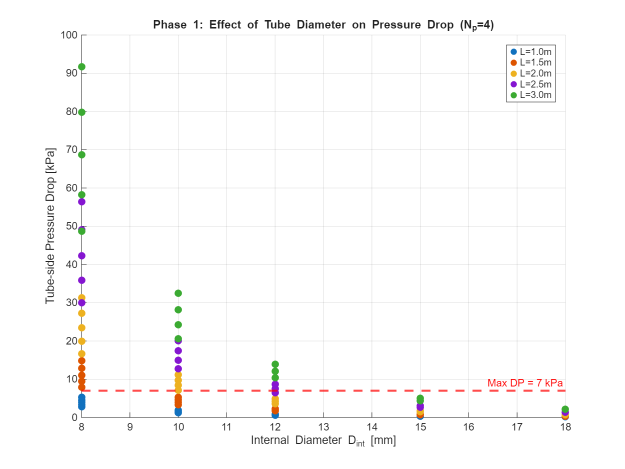
%> input picture OptimizationScripts/HEX-101/results/study_2026-04-12_15-25-30/phase1_DP_vs_Dint.png, 1250 x 938 px (shown at 1/2 size)
$ octave --eval "generate_report;"   (GNU Octave 9; MATLAB toolbox functions it lacks are replaced by stand-ins)
%> lines starting %> are read from the running program, lines starting %| are printed output that depends on the picture
function generate_report()
% GENERATE_REPORT  Creates a PDF summary of all heat exchanger designs
%
% Compiles the three designs (Original, V1 Min DP, V2 Compact) into a
% single PDF report with key graphs highlighting design trade-offs.

    %% Setup
    report_file = fullfile(pwd, 'HEX_Design_Summary_Report.pdf');

    % Delete existing report if present
    if exist(report_file, 'file')
        delete(report_file);
    end

    fprintf('Generating Heat Exchanger Design Report...\n');

    %% Page 1: Title and Design Comparison Table
    fig1 = figure('Position', [100, 100, 800, 1000], 'Color', 'w', 'Visible', 'off');

    % Title
    annotation('textbox', [0.1, 0.92, 0.8, 0.06], 'String', ...
        'AIR HEAT EXCHANGER - DESIGN OPTIMIZATION SUMMARY', ...
        'FontSize', 16, 'FontWeight', 'bold', 'HorizontalAlignment', 'center', ...
        'EdgeColor', 'none');

    annotation('textbox', [0.1, 0.88, 0.8, 0.04], 'String', ...
        sprintf('Generated: %s', datestr(now, 'dd-mmm-yyyy')), ...
        'FontSize', 10, 'HorizontalAlignment', 'center', 'EdgeColor', 'none');

    % Operating Conditions Box
    annotation('textbox', [0.05, 0.72, 0.9, 0.14], 'String', {...
        'FIXED OPERATING CONDITIONS:', ...
        '', ...
        '  Air mass flow rate:      0.0570722222 kg/s', ...
        '  Hot fluid mass flow:     0.25 kg/s (Helisol 5A)', ...
        '  Air inlet temperature:   25°C', ...
        '  Air outlet temperature:  280°C', ...
        '  Salt inlet temperature:  330°C', ...
        '  Heat duty:               14.76 kW'}, ...
        'FontSize', 9, 'FontName', 'Courier', 'BackgroundColor', [0.95 0.95 0.95], ...
        'EdgeColor', [0.5 0.5 0.5]);

    % Design Comparison Table
    annotation('textbox', [0.05, 0.66, 0.9, 0.04], 'String', ...
        'DESIGN COMPARISON', 'FontSize', 12, 'FontWeight', 'bold', ...
        'EdgeColor', 'none');

    % Create table data
    ax_table = axes('Position', [0.05, 0.35, 0.9, 0.30]);
    axis off;

    col_headers = {'Parameter', 'Original', 'V1 (Min DP)', 'V2 (Compact)', 'Units'};
    table_data = {
        'Shell Length',      '2000',   '3000',   '1750',   'mm';
        'Shell Diameter',    '238',    '189',    '211',    'mm';
        'L/D Ratio',         '8.4',    '15.9',   '8.3',    '-';
        'Shell Volume',      '~89',    '~84',    '61.4',   'L';
        'Tube-side DP',      '7.00',   '0.24',   '0.51',   'kPa';
        'Shell-side DP',     '0.068',  '0.049',  '0.054',  'Pa';
        'Number of Tubes',   '24',     '14',     '12',     '-';
        'Tube Passes',       '4',      '2',      '2',      '-';
        'Tube ID',           '10',     '18',     '15',     'mm';
        'Tube OD',           '14',     '20',     '18',     'mm';
        'Fin Height',        '8',      '5',      '10',     'mm';
        'Fin Pitch',         '3.0',    '2.0',    '2.0',    'mm';
        'Overall HTC',       '6.38',   '4.77',   '4.22',   'W/m²/K'
    };

    % Draw table
    n_rows = size(table_data, 1);
    n_cols = 5;
    row_height = 0.065;
    col_widths = [0.28, 0.16, 0.18, 0.18, 0.10];

    % Header row
    x_pos = 0.05;
    for c = 1:n_cols
        if c == 1
            ha = 'left';
        else
            ha = 'center';
        end
        annotation('textbox', [x_pos, 0.62, col_widths(c), 0.03], ...
            'String', col_headers{c}, 'FontSize', 9, 'FontWeight', 'bold', ...
            'HorizontalAlignment', ha, 'EdgeColor', 'none', 'BackgroundColor', [0.8 0.8 0.9]);
        x_pos = x_pos + col_widths(c);
    end

    % Data rows
    for r = 1:n_rows
        y_pos = 0.62 - r * 0.022;
        x_pos = 0.05;
        bg_color = 'w';
        if mod(r, 2) == 0
            bg_color = [0.95 0.95 0.95];
        end
        for c = 1:n_cols
            if c == 1
                ha = 'left';
            else
                ha = 'center';
            end
            annotation('textbox', [x_pos, y_pos, col_widths(c), 0.022], ...
                'String', table_data{r, c}, 'FontSize', 8, ...
                'HorizontalAlignment', ha, 'EdgeColor', 'none', 'BackgroundColor', bg_color);
            x_pos = x_pos + col_widths(c);
        end
    end

    % Design descriptions
    annotation('textbox', [0.05, 0.08, 0.9, 0.24], 'String', {...
        'DESIGN DESCRIPTIONS:', ...
        '', ...
        'Original Baseline: The starting design with 4 tube passes and 10mm ID tubes.', ...
        '  Pressure drop at the 7 kPa limit. Standard engineering approach.', ...
        '', ...
        'V1 (Minimum Pressure Drop): Optimized primarily to minimize tube-side pressure', ...
        '  drop. Uses larger tubes (18mm ID) and fewer passes (2). Longer but narrower shell.', ...
        '  Achieved 97% reduction in pressure drop.', ...
        '', ...
        'V2 (Compact Design): Optimized to minimize shell volume while meeting all pressure', ...
        '  constraints. Balances length and diameter for smallest overall footprint.', ...
        '  Achieved 31% volume reduction vs original.'}, ...
        'FontSize', 9, 'EdgeColor', 'none', 'VerticalAlignment', 'top');
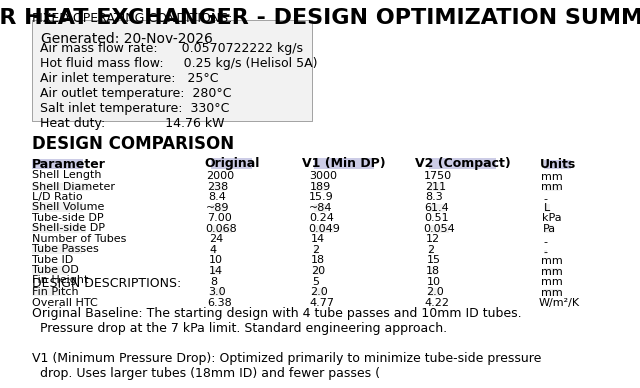
%> figure redrawn from the program's plot data

    % Save first page
    exportgraphics(fig1, report_file, 'ContentType', 'vector', 'Append', false);
    close(fig1);
    fprintf('  Page 1: Title and comparison table\n');

    %% Page 2: V1 Study - Key Graphs
    fig2 = figure('Position', [100, 100, 800, 1000], 'Color', 'w', 'Visible', 'off');

    annotation('textbox', [0.1, 0.94, 0.8, 0.04], 'String', ...
        'V1 OPTIMIZATION: MINIMIZING PRESSURE DROP', ...
        'FontSize', 14, 'FontWeight', 'bold', 'HorizontalAlignment', 'center', ...
        'EdgeColor', 'none');
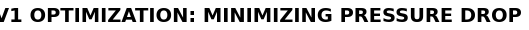
%> figure redrawn from the program's plot data

    % Load and display V1 graphs
    v1_folder = 'results/study_2026-04-12_15-26-13';

    % Graph 1: DP vs D_int
    ax1 = subplot(2, 2, 1);
    img1 = imread(fullfile(v1_folder, 'phase1_DP_vs_Dint.png'));
%> img1 is the input picture: size 938x1250x3 uint8; mean R, G, B 251.5, 250.9, 250.6
    imshow(img1);
    title('Effect of Tube Diameter', 'FontSize', 10, 'FontWeight', 'bold');

    % Graph 2: DP vs N_p
    ax2 = subplot(2, 2, 2);
    img2 = imread(fullfile(v1_folder, 'phase1_DP_vs_Np.png'));
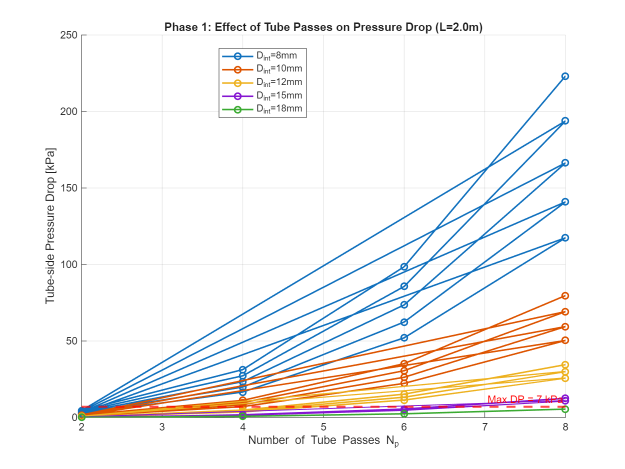
%> input picture OptimizationScripts/HEX-101/results/study_2026-04-12_15-25-30/phase1_DP_vs_Np.png, 1250 x 938 px (shown at 1/2 size)
%> img2 is the input picture: size 938x1250x3 uint8; mean R, G, B 244.7, 243.8, 243.4
    imshow(img2);
    title('Effect of Tube Passes', 'FontSize', 10, 'FontWeight', 'bold');

    % Graph 3: Pareto
    ax3 = subplot(2, 2, 3);
    img3 = imread(fullfile(v1_folder, 'phase1_pareto.png'));
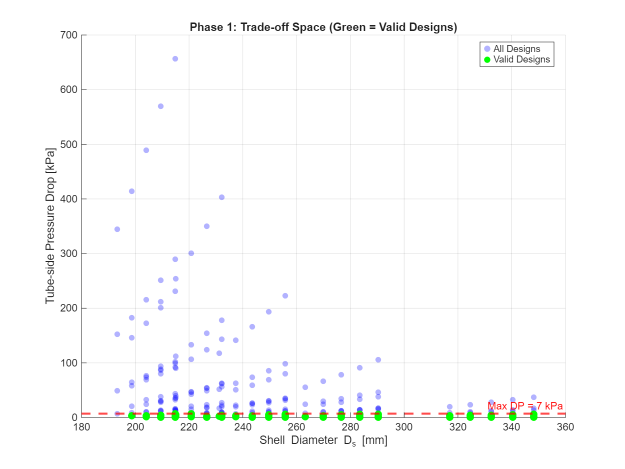
%> input picture OptimizationScripts/HEX-101/results/study_2026-04-12_15-26-13/phase1_pareto.png, 1250 x 938 px (shown at 1/2 size)
%> img3 is the input picture: size 938x1250x3 uint8; mean R, G, B 250.6, 251.2, 251.1
    imshow(img3);
    title('Phase 1 Trade-off Space', 'FontSize', 10, 'FontWeight', 'bold');

    % Graph 4: Summary
    ax4 = subplot(2, 2, 4);
    img4 = imread(fullfile(v1_folder, 'summary_comparison.png'));
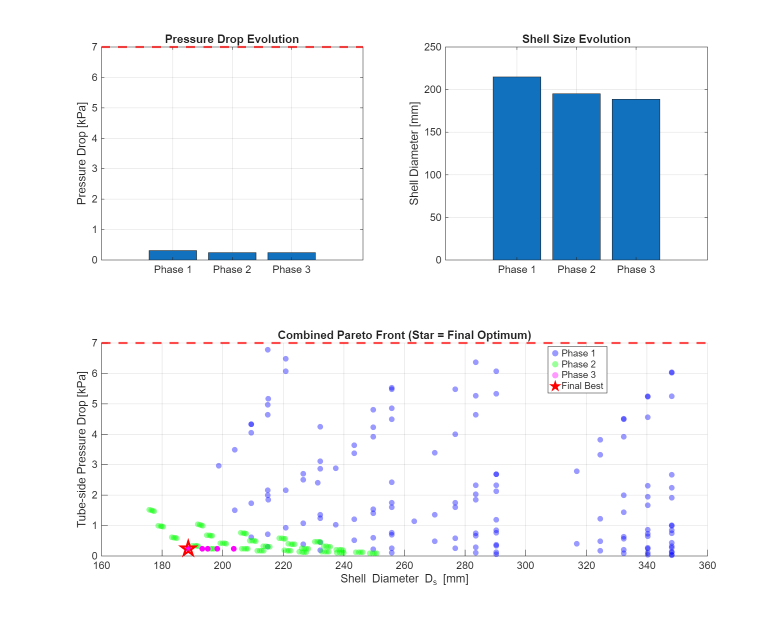
%> input picture OptimizationScripts/HEX-101/results/study_2026-04-12_15-26-13/summary_comparison.png, 1563 x 1250 px (shown at 1/2 size)
%> img4 is the input picture: size 1250x1563x3 uint8; mean R, G, B 238.5, 243.3, 247.6
    imshow(img4);
    title('Optimization Progress', 'FontSize', 10, 'FontWeight', 'bold');

    % Key findings text
    annotation('textbox', [0.05, 0.02, 0.9, 0.08], 'String', {...
        'KEY FINDINGS - V1:', ...
        '• Tube internal diameter is the dominant factor - increasing from 10mm to 18mm reduced DP by 97%', ...
        '• Number of passes has near-linear effect on pressure drop - 2 passes vs 4 passes cuts DP by ~75%', ...
        '• Trade-off: Longer shell (3m) required to compensate for fewer, larger tubes'}, ...
        'FontSize', 8, 'EdgeColor', [0.5 0.5 0.5], 'BackgroundColor', [0.95 0.98 0.95]);
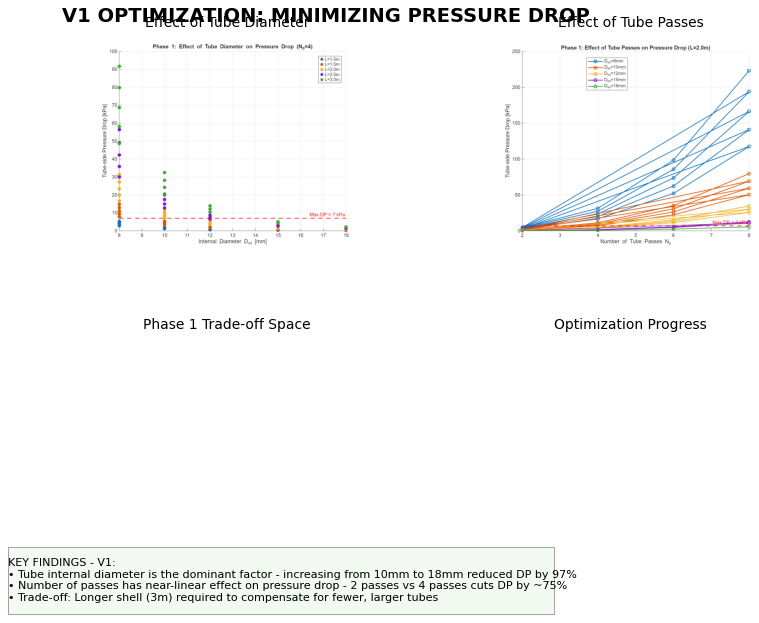
%> figure redrawn from the program's plot data, 5 panels

    exportgraphics(fig2, report_file, 'ContentType', 'image', 'Resolution', 200, 'Append', true);
    close(fig2);
    fprintf('  Page 2: V1 optimization graphs\n');

    %% Page 3: V2 Study - Key Graphs
    fig3 = figure('Position', [100, 100, 800, 1000], 'Color', 'w', 'Visible', 'off');

    annotation('textbox', [0.1, 0.94, 0.8, 0.04], 'String', ...
        'V2 OPTIMIZATION: COMPACT DESIGN (MINIMUM VOLUME)', ...
        'FontSize', 14, 'FontWeight', 'bold', 'HorizontalAlignment', 'center', ...
        'EdgeColor', 'none');
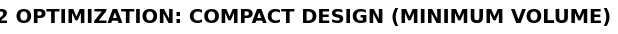
%> figure redrawn from the program's plot data

    % Load and display V2 graphs
    v2_folder = 'results/study_v2_2026-04-12_15-42-31';

    % Graph 1: Shell size tradeoff
    ax1 = subplot(2, 2, 1);
%> (the run ends here)
